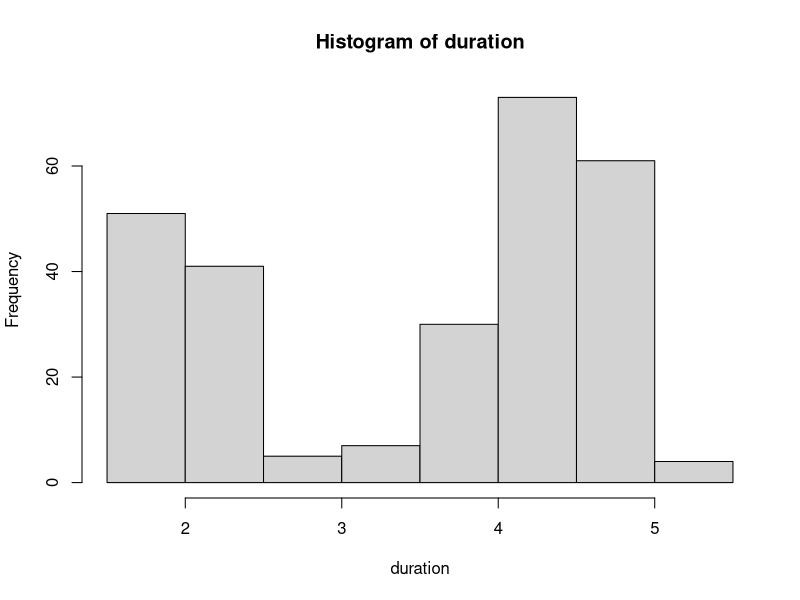
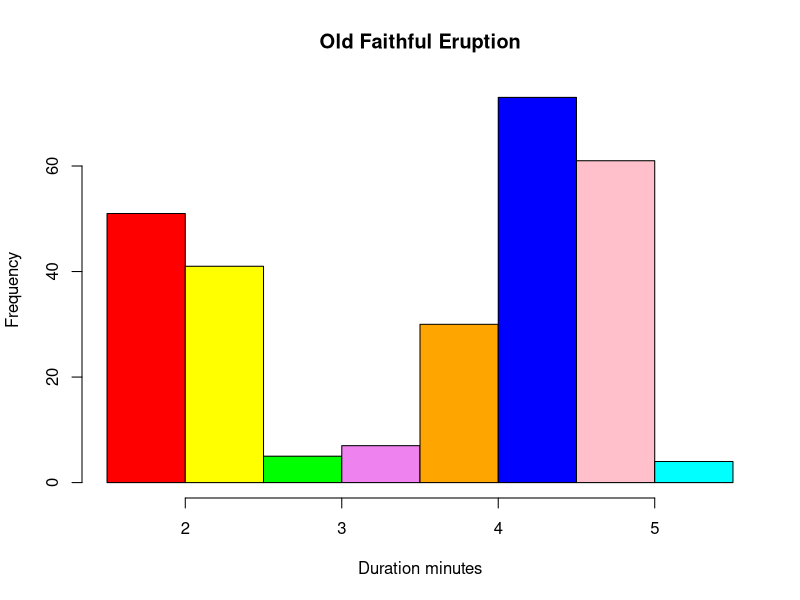
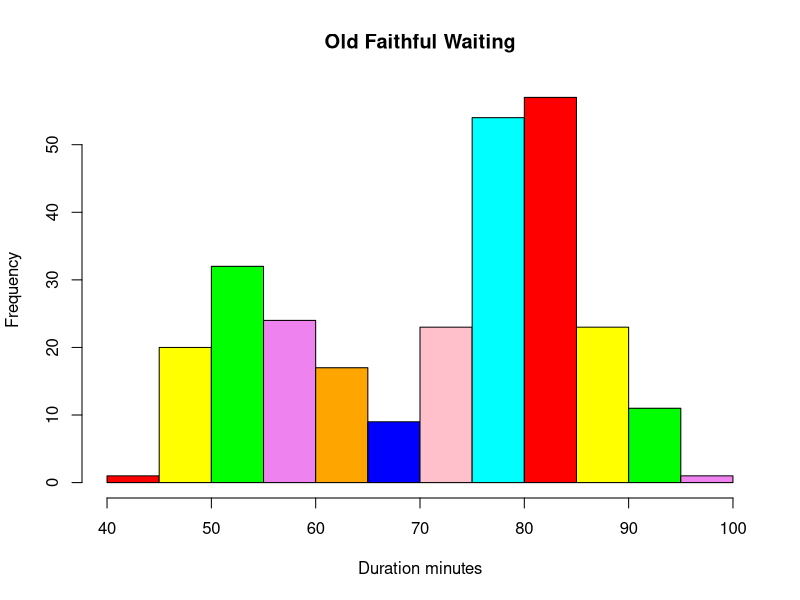
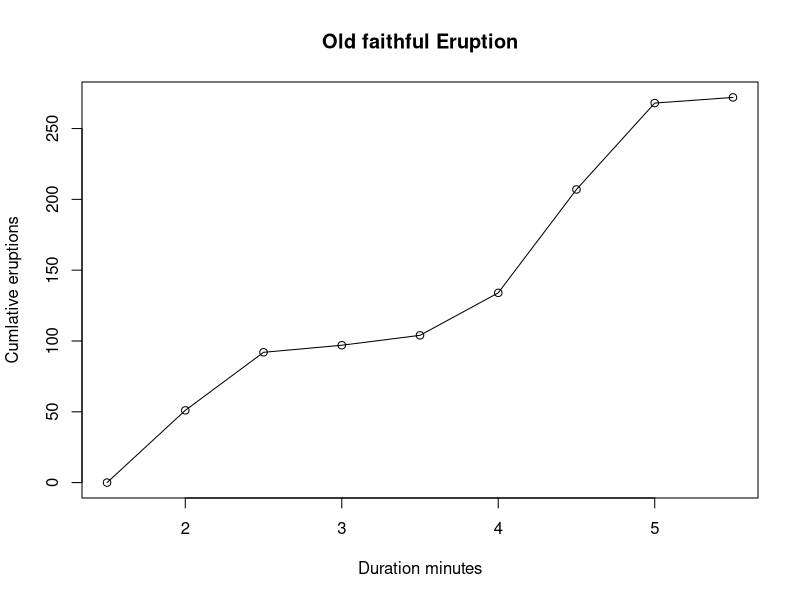
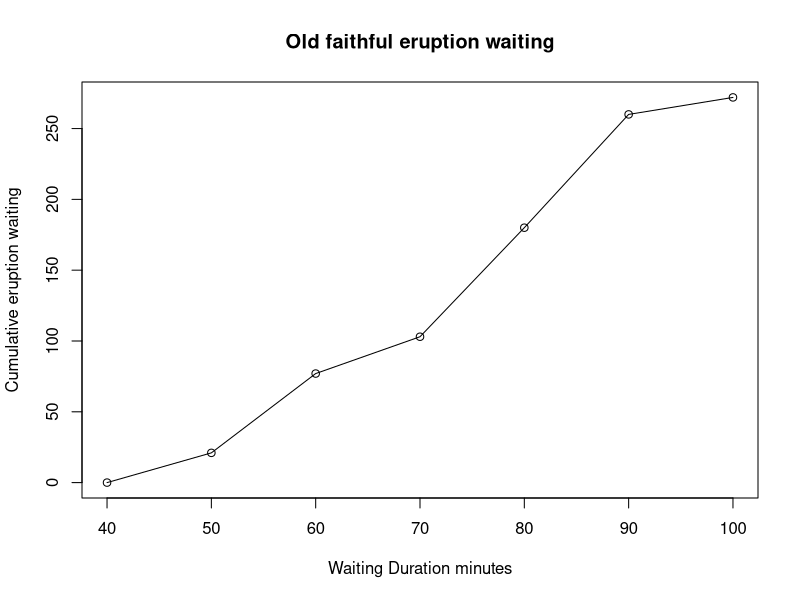
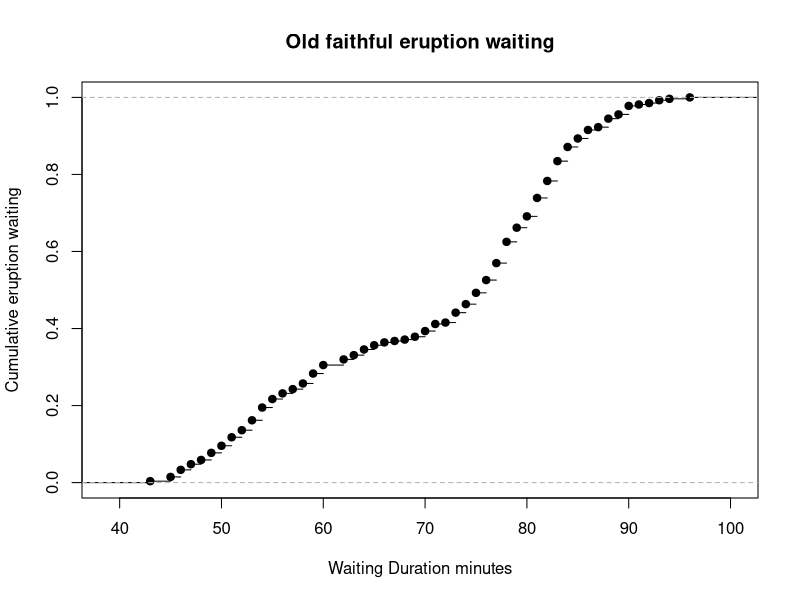
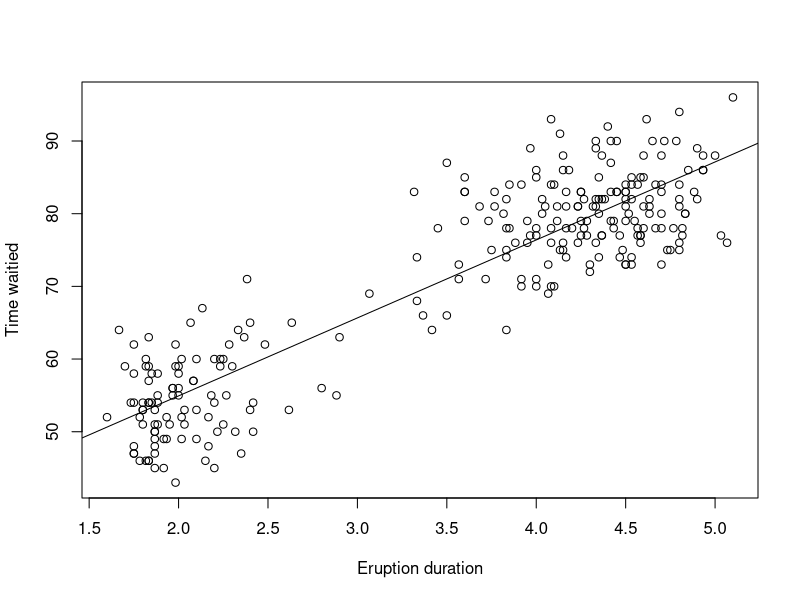

Recreate these plots in R, in order.
#http://www.r-tutor.com/elementary-statistics/quantitative-data
#quantitiveData also knows as continuos data, consist of numeric data that suppot arithmetic operation
# data - faithful is a collection of observations of the Old Faithful geyser in the USA YellowStone National Park
#[,1]	 eruptions	 numeric	 Eruption time in mins
#[,2]	 waiting	 numeric	 Waiting time to next eruption (in mins)
#   eruptions waiting
# 1     3.600      79
# 2     1.800      54
# 3     3.333      74
# 4     2.283      62
# 5     4.533      85
# 6     2.883      55

head(faithful)
nrow(faithful)
?faithful

#Frequency distribution of Quantitative Data
#Problem find the frequency distribution of the eruption duration of faithful
#1.find the range of eruption duration
duration = faithful$eruptions
range(duration)

#2.해당 컬랙션의 빈도수를 나타내기위해서 동일한 범위를 같는 break point 를 만든다. range 가 1.6~ 5.1 임으로 0.5 만큼 증가하는 breaks 를 만들자
breaks = seq(1.5, 5.5, by=0.5)
breaks
?seq

#3.classify the eruption duration accoring to the half-unit-length sub-intervals with cut
#logical, indicating if the intervals should be closed on the right
# 닫힘은 <= 을 의미 열림은 < 의미
#[1.5,2) [2,2.5) [2.5,3) [3,3.5) [3.5,4) [4,4.5) [4.5,5) [5,5.5) 위와 같은 구간 right = FALSE
#cut(c(3), breaks, right=FALSE)  ==> [3,3.5) 3은 [3,3.5) 좌측이 닫힌 구간이기 때문에 3 <= x < 3.5 구간에 포함
#(1.5,2] (2,2.5] (2.5,3] (3,3.5] (3.5,4] (4,4.5] (4.5,5] (5,5.5] right=TRUE
#cut(c(3), breaks, right=TRUE) ==> (2.5,3] 3은 (2.5,3] 오른쪽이 닫혀있기 때문에 2.5 < x <= 3 구간에 포함

duration.cut = cut(duration, breaks, right=FALSE)
duration.cut
?cut

#4.compute the frequency of eruption in each sub-interval
duration.freq = table(duration.cut)
duration.freq
cbind(duration.freq)

#exercise
#1.find the frequency distribution of the erqution waiting periods in faithful
waiting = faithful$waiting
head(waiting)
range(waiting)
table(waiting) # 값의 범위가 정수인지 소수인지 확인
break2 = seq(40, 100, by = 5) # 정수이기때문에 5의 단위로 구분
waiting.cut = cut(waiting, break2, right = FALSE)
waiting.freq = table(waiting.cut)
waiting.freq

#histogram a histogram consists of parallel vertical bars that graphically show the frequency distribution of a quantitive variable. the area of each bar equal to the frequency
#of itmes found in each class

#find the histogram of the eruption duration in faithful
duration = faithful$eruptions
hist(duration, right = FALSE)

colors = c("red","yellow","green","violet","orange","blue","pink","cyan")
hist(duration, right = FALSE, col = colors, main = "Old Faithful Eruption", xlab = "Duration minutes")

#exercise
#find the histogram of the eruption waiting period in faithful
period = faithful$waiting
hist(period, right = FALSE, col = colors, main = "Old Faithful Waiting", xlab = "Duration minutes")

#relative Frequency Distribution of Quantitative data
# relative frequency distribution of a data variable is summary of the frequency propotion in a collection of none-overlapping categories
# relative frequecnty = frequency/ totCount

#Problem
# find the relative frequency distribution of the eruption duration in faithful
duration = faithful$eruptions
range(duration)
breaks = seq(1.5, 5.5, by = 0.5)
breaks
?cut
duration.cut = cut(duration, breaks, right = FALSE)
duration.cut
head(duration)
cut(head(duration), breaks, right = FALSE)

duration.freq = table(duration.cut)
duration.freq
duration.relfreq = duration.freq / nrow(faithful)
cbind(duration.relfreq)
# display option 을 변경해서 소수 2쨰짜리까지 보기
old = options(digits = 1)
duration.relfreq
# 원상태로 복구하기
options(old)

old = options(digits = 1)
#결합해서 두개를 볼수 있다.
cbind(duration.freq, duration.relfreq)
options(old)

#exercise
# find the relative frequency distribution of the eruption waiting period in faithful
head(faithful)
head(faithful$waiting)
waiting = faithful$waiting
range(waiting)
table(waiting)
breaks = seq(40, 100, by = 10)
breaks
waiting.cut = cut(waiting, breaks, right = FALSE)
waiting.cut
waiting.freq = table(waiting.cut)
waiting.freq
waiting.relfreq = waiting.freq / nrow(faithful)
waiting.relfreq
cbind(waiting.relfreq)
cbind(waiting.freq, waiting.relfreq)

#Cumulative Frequency Distribution
# the cumulative frequency distribution of a quantitative variable is a summary of data frequency below a given level
# shows the total number of eruptions whose duration are less than or equal to a set of chosen level

#Problem
#find the cumulative distribution of the eruption duration in faithful
duration = faithful$eruption
range(duration)
breaks = seq(1.5, 5.5, by = 0.5)
duration.cut = cut(duration, breaks, right = FALSE)
duration.freq = table(duration.cut)
duration.freq
duration.cumfreq = cumsum(duration.freq)
duration.cumfreq

#find the cumulative distribution of the eruption waiting period in faithful
waiting = faithful$waiting
breaks = seq(40,100, by = 10)
waiting.cut = cut(waiting, breaks, right = FALSE)
waiting.freq = table(waiting.cut)
waiting.freq
waiting.cumfreq = cumsum(waiting.freq)
waiting.cumfreq

#Cumlative frequency graph
duration = faithful$eruption
breaks = seq(1.5, 5.5, by = 0.5)
duration.cut = cut(duration, breaks, right = FALSE)
duration.freq = table(duration.cut)
# graph가 0에서 부터 시작하게 0을 앞에 더한다.
duration.cumfreq0 = c(0, cumsum(duration.freq))
duration.cumfreq0
#graph 를 뛰운다.
plot(breaks, duration.cumfreq0, main = "Old faithful Eruption", xlab = 'Duration minutes', ylab = "Cumlative eruptions")
# plot 을 먼저 뛰우지 않으면 에러난다.
lines(breaks, duration.cumfreq0)

#exercise
#find the cumulative frequency graph of the eruption waiting periods in faithful
waiting = faithful$waiting
breaks = seq(40, 100, by = 10)
waiting.cut = cut(waiting, breaks, right = FALSE)
waiting.freq = table(waiting.cut)
waiting.cumsum = cumsum(waiting.freq)
waiting.cumsum0 = c(0, waiting.cumsum)
plot(breaks, waiting.cumsum0, main = "Old faithful eruption waiting", xlab = "Waiting Duration minutes", ylab = "Cumulative eruption waiting")
lines(breaks, waiting.cumsum0)
?plot
?lines

#built in function 을 사용해서 그릴수도 있다.
Fn = ecdf(waiting)
plot(Fn, main = "Old faithful eruption waiting", xlab = "Waiting Duration minutes", ylab = "Cumulative eruption waiting")
?ecdf

#Stem-and-LeafFlot
duration = faithful$eruptions
head(duration)
stem(head(duration))
#  The decimal point is at the |
#
#  1 | 8
#  2 | 39
#  3 | 36
#  4 | 5

#exercise
# find the stem-and-leaf plot for eruption waiting periods in faithful
waiting = faithful$waiting
head(waiting)
stem(head(waiting))

#  The decimal point is 1 digit(s) to the right of the |
# | 오른쪽에 위치한 숫자1자리 이후부터 소수점 시작
#
#  5 | 45
#  6 | 2
#  7 | 49
#  8 | 5

#Scatter plot
#A scatter plot pairs up values of two quantitative variables in a data set and display them as geometric points inside a Catesian diagram

duration = faithful$eruptions
waiting = faithful$waiting
head(cbind(duration, waiting))
plot(duration, waiting, xlab = "Eruption duration", ylab = "Time waitied")

#draw a trend line
#get linear regression
abline(lm(waiting ~ duration))